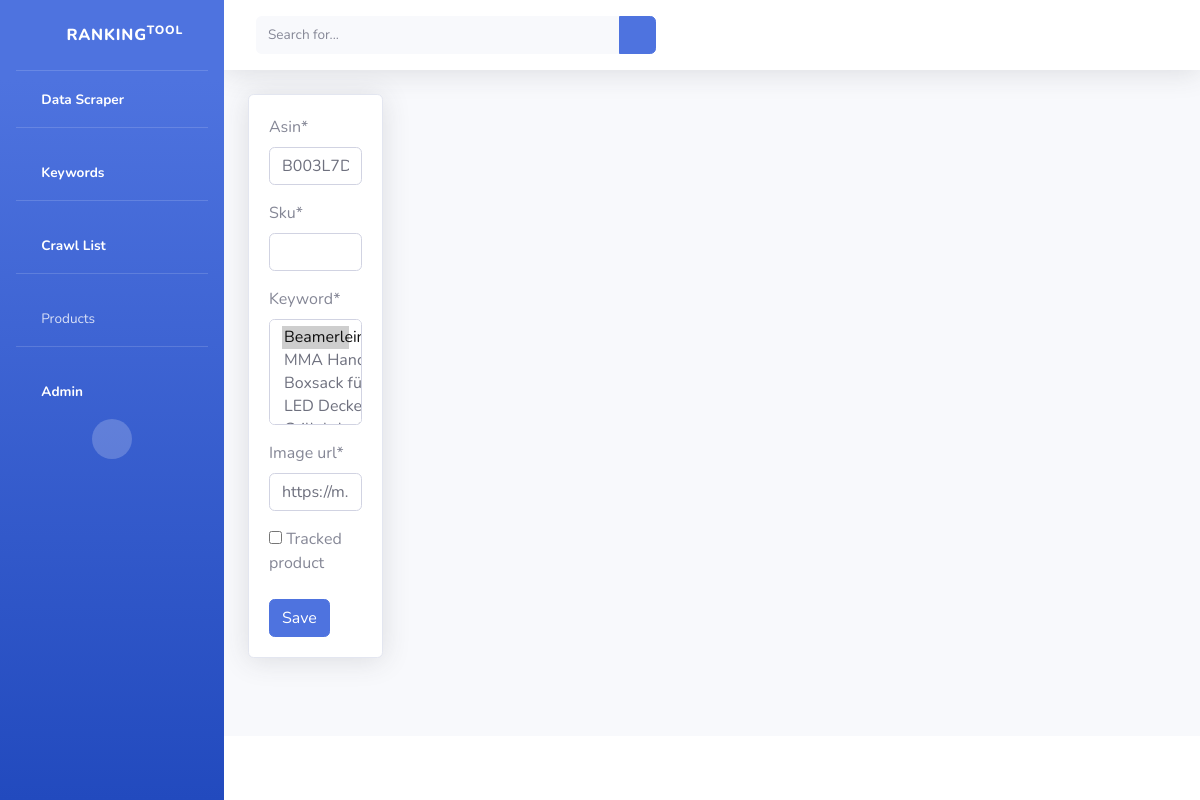
Before: /product/4982/update/ with the older database file.
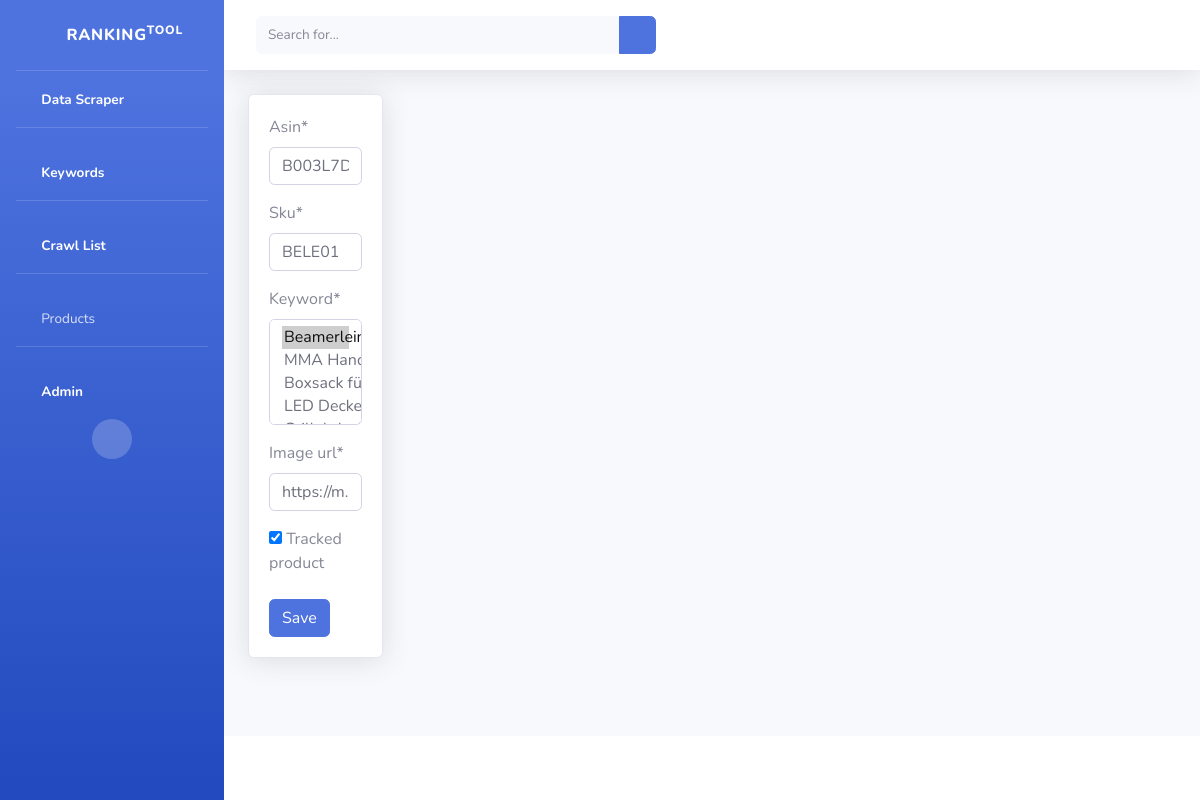
After: the same page with the newer database file.
### RankingTool/models.py (models this page shows, shortened)
class Product(models.Model):
    asin = models.CharField(max_length=10, default="")
    sku = models.CharField(max_length=200,default="")
    keyword = models.ManyToManyField(Keyword)
    image_url = models.CharField(max_length=200,default="")
    tracked_product = models.BooleanField(default=False)

### RankingTool/views.py (the view)
# urls.py: path('product/<int:id>/update/', ProductUpdateView.as_view(), name="product-update"),
class ProductUpdateView(UpdateView):
    template_name = 'product/product_create.html'
    form_class = ProductForm
    queryset = Product.objects.all()
    def get_object(self):
        id_ = self.kwargs.get("id")
        return get_object_or_404(Product, id=id_)

### RankingTool/forms.py
class ProductForm(forms.ModelForm):
    class Meta:
        model = Product
        fields = [
            'asin',
            'sku',
            'keyword',
            'image_url',
            'tracked_product'
          ]

### RankingTool/models.py (called while the page is built)
    def __str__(self):
        return self.keyword

### templates/product/product_create.html (shortened to what this page needs)
{% extends 'base.html' %}
{% load crispy_forms_tags %}
{% block content%}
<div class="row">
    <div class="col-2">
        <div class="card shadow ">
            <div class="card-body">
                <form method="POST">
                    {{ form|crispy }}
                    <input class="btn btn-primary" type="submit" value="Save">
                </form>
            </div>
        </div>
    </div>
    <div class="col">
    </div>
</div>
{% endblock content%}

Changed rows visible on the page:
changed Product "B003L7D5AQ": sku (not shown) → "BELE01"; tracked_product "☐" → "☑"
